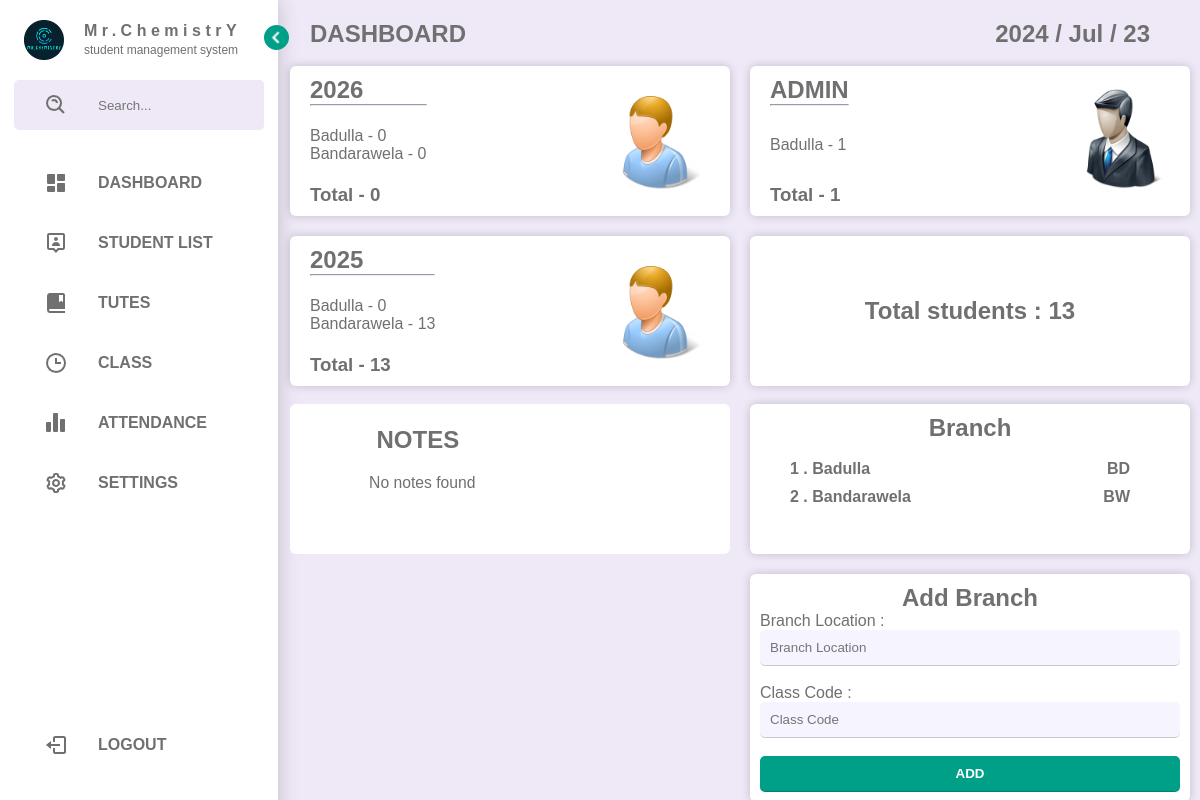
The page / (signed in) on the database its author committed.
### tables this page shows
CREATE TABLE `class` (
  `ID` int(255) NOT NULL,
  `Year` int(10) NOT NULL
);

CREATE TABLE `location` (
  `ID` int(10) NOT NULL,
  `location` varchar(100) NOT NULL,
  `UID` varchar(100) NOT NULL
);

### index.php (the view, shortened to what the rows shown need)
<?php
$class1 = "0000";
$class2 = "0000";
include("includes/connection.php");
$latest_classes = "SELECT * FROM `class` ORDER BY `Year` DESC";
$latest_classes_result = mysqli_query($connection, $latest_classes);
if (mysqli_num_rows($latest_classes_result) > 0) {
    $classFetch = mysqli_fetch_assoc($latest_classes_result);
    if (mysqli_num_rows($latest_classes_result) == 1) {
        $class1 = $classFetch['Year'];
    } else {
        $class1 = $classFetch['Year'];
        $classFetch2 = mysqli_fetch_assoc($latest_classes_result);
        $class2 = $classFetch2['Year'];
    }
}
$branch = "SELECT * FROM `location`";
$branch_result = mysqli_query($connection, $branch);
?>
<!DOCTYPE html>
<html lang="en">
<head>
    <link rel="stylesheet" href="assect/css/style.css">
</head>
<body>
    <div class="webcontent">
        <section class="content">
            <div class="date">
                <h1> DASHBOARD </h1>
                <h1> <?php echo date("Y / M / d"); ?> </h1>
            </div>
            <br>
            <div class="indicators_dash">
                <div class="lg_box">
                    <div class="box">
                        <div class="detalis">
                            <div>
                                <h2> <?php echo $class1; ?> </h2>
                                <hr>
                            </div>
                            <div>
                                <?php
                                $branchLocations = "SELECT * FROM `location`";
                                $branchLocations_result = mysqli_query($connection, $branchLocations);
                                if (mysqli_num_rows($branchLocations_result) > 0) {
                                    $total = 0;
                                    while ($fetch_branchLocations = mysqli_fetch_assoc($branchLocations_result)) {
                                        $UID = $fetch_branchLocations['UID'];
                                        $classOne_Query = "SELECT `Student_ID` FROM `student` WHERE (`Student_ID` LIKE '{$UID}%') AND `Class` = '{$class1}'";
                                        $classOne_Query_result = mysqli_query($connection, $classOne_Query);
                                        $student_count = mysqli_num_rows($classOne_Query_result);
                                        if ($student_count > 0) {
                                            echo "
                                                <p> {$fetch_branchLocations['location']} - {$student_count} </p>
                                                ";
                                        } else {
                                            echo "
                                                <p> {$fetch_branchLocations['location']} - 0 </p>
                                                ";
                                        }
                                        $total += $student_count;
                                    }
                                    echo "
                                    </div>
                                    <div>
                                        <h3> Total - {$total} </h3>
                                    </div>
                                    ";
                                } else {
                                    echo " </div>";
                                    echo "No result found";
                                }
                                ?>
                            </div>
                        </div>
                        <div class="box">
                            <div class="detalis">
                                <div>
                                    <h2> <?php echo $class2; ?> </h2>
                                    <hr>
                                </div>
                                <div>
                                    <?php
                                    $branchLocations = "SELECT * FROM `location`";
                                    $branchLocations_result = mysqli_query($connection, $branchLocations);
                                    if (mysqli_num_rows($branchLocations_result) > 0) {
                                        $total = 0;
                                        while ($fetch_branchLocations = mysqli_fetch_assoc($branchLocations_result)) {
                                            $UID = $fetch_branchLocations['UID'];
                                            $classOne_Query = "SELECT `Student_ID` FROM `student` WHERE (`Student_ID` LIKE '{$UID}%') AND `Class` = '{$class2}'";
                                            $classOne_Query_result = mysqli_query($connection, $classOne_Query);
                                            $student_count = mysqli_num_rows($classOne_Query_result);
                                            if ($student_count > 0) {
                                                echo "
                                                <p> {$fetch_branchLocations['location']} - {$student_count} </p>
                                                ";
                                            } else {
                                                echo "
                                                <p> {$fetch_branchLocations['location']} - 0 </p>
                                                ";
                                            }
                                            $total += $student_count;
                                        }
                                        echo "
                                    </div>
                                    <div>
                                        <h3> Total - {$total} </h3>
                                    </div>
                                    ";
                                    } else {
                                        echo " </div>";
                                        echo "No result found";
                                    }
                                    ?>
                                </div>
                            </div>
                        </div>
                        <div class="lg_box">
                            <div class="box">
                                <div class="detalis">
                                    <div>
                                        <h2> ADMIN </h2>
                                    </div>
                                    <div>
                                        <?php
                                        $branchLocations = "SELECT * FROM `location`";
                                        $branchLocations_result = mysqli_query($connection, $branchLocations);
                                        if (mysqli_num_rows($branchLocations_result) > 0) {
                                            $total = 0;
                                            while ($fetch_branchLocations = mysqli_fetch_assoc($branchLocations_result)) {
                                                $B_location = $fetch_branchLocations['location'];
                                                $adminsQuery = "SELECT `Location` FROM `admin` WHERE `Location` = '{$B_location}'";
                                                $adminsQuery_result = mysqli_query($connection, $adminsQuery);
                                                $admin_count = mysqli_num_rows($adminsQuery_result);
                                                if ($admin_count > 0) {
                                                    echo "
                                                        <p> {$B_location} - {$admin_count} </p>
                                                        ";
                                                }
                                                $total += $admin_count;
                                            }
                                            echo "
                                    </div>
                                            <div>
                                                <h3> Total - {$total} </h3>
                                            </div>
                                            ";
                                        } else {
                                            echo " </div>";
                                            echo "No result found";
                                        }
                                        ?>
                                    </div>
                                </div>
                                <div class="box" style="display: flex; align-items: center; justify-content: center; text-align: center;">
                                    <?php
                                    $total_st = "SELECT * FROM `student`";
                                    $total_st_result = mysqli_query($connection, $total_st);
                                    $total_st_count = mysqli_num_rows($total_st_result);
                                    ?>
                                    <h1> Total students : <?= $total_st_count; ?> </h1>
                                </div>
                            </div>
                        </div>
                        <br>
                        <div class="indicators_dash" style="align-items: start;">
                            <div class="lg_box">
                                <div class="box" style="box-shadow: none;">
                                    <div class="notes">
                                        <h2 style="text-align: center;"> NOTES </h2>
                                    </div>
                                </div>
                            </div>
                            <div class="lg_box" style="align-items: start;">
                                <div class="box" style="display: block;">
                                    <h2 style="text-align: center;"> Branch </h2>
                                    <br>
                                    <ol style="margin-left: 30px;">
                                        <?php
                                        $number = 1;
                                        if (mysqli_num_rows($branch_result) > 0) {
                                            while ($fetch_location = mysqli_fetch_assoc($branch_result)) {
                                                $branch_location = $fetch_location['location'];
                                                $branch_code = $fetch_location['UID'];
                                                echo "
                                    <li style='display: flex; justify-content: space-between; margin-right: 50px; margin-bottom: 10px;'>
                                        <h4> {$number} . {$branch_location} </h4>
                                        <h4> {$branch_code} </h4>
                                    </li>
                                    ";
                                                $number++;
                                            }
                                        } else {
                                            echo "No branch found";
                                        }
                                        ?>
                                    </ol>
                                </div>
                                <div class="box location_form" style="display: block;">
                                    <h2 style="text-align: center;"> Add Branch </h2>
                                </div>
                            </div>
                        </div>
        </section>
    </div>
</body>
</html>

### rows shown on the page
class: Year "2026"
location: location "Badulla", admin_count "1", UID "BD"
location: location "Bandarawela", student_count "13", UID "BW"
class: Year "2025"

### other values the page prints
$total "0"
$total "13"
$total "1"
$total_st_count "13"
